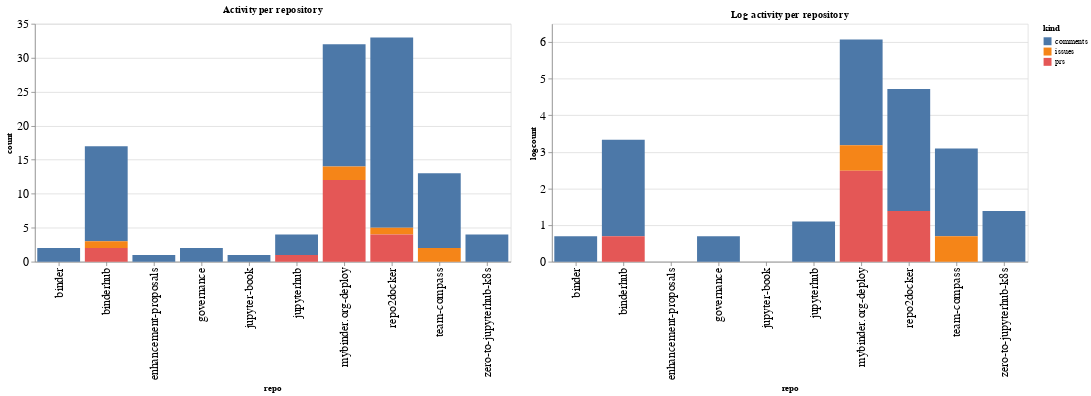

Notebook code cell kept with this figure:
### Code cell
ch1 = alt.Chart(repo_summaries, width=600, title="Activity per repository").mark_bar().encode(
    x='repo',
    y='count',
    color='kind',
    tooltip="kind"
)

ch2 = alt.Chart(repo_summaries, width=600, title="Log activity per repository").mark_bar().encode(
    x='repo',
    y='logcount',
    color='kind',
    tooltip="kind"
)

ch1 | ch2

### Figure 1 — Vega-Lite specification as saved in the notebook (floating-point values rounded to 4 significant figures)
{"config": {"axisLeft": {"labelFontSize": 15}, "axisBottom": {"labelFontSize": 15}}, "hconcat": [{"mark": "bar", "encoding": {"color": {"type": "nominal", "field": "kind"}, "tooltip": {"type": "nominal", "field": "kind"}, "x": {"type": "nominal", "field": "repo"}, "y": {"type": "quantitative", "field": "count"}}, "title": "Activity per repository", "width": 600}, {"mark": "bar", "encoding": {"color": {"type": "nominal", "field": "kind"}, "tooltip": {"type": "nominal", "field": "kind"}, "x": {"type": "nominal", "field": "repo"}, "y": {"type": "quantitative", "field": "logcount"}}, "title": "Log activity per repository", "width": 600}], "data": {"name": "data-455d64eda24d7cac2224c6718af1444c"}, "$schema": "https://vega.github.io/schema/vega-lite/v4.8.1.json", "datasets": {"data-455d64eda24d7cac2224c6718af1444c": [{"repo": "binder", "kind": "comments", "count": 2, "logcount": 0.6931}, {"repo": "binderhub", "kind": "comments", "count": 14, "logcount": 2.639}, {"repo": "binderhub", "kind": "issues", "count": 1, "logcount": 0.0}, {"repo": "binderhub", "kind": "prs", "count": 2, "logcount": 0.6931}, {"repo": "enhancement-proposals", "kind": "comments", "count": 1, "logcount": 0.0}, {"repo": "governance", "kind": "comments", "count": 2, "logcount": 0.6931}, {"repo": "jupyter-book", "kind": "comments", "count": 1, "logcount": 0.0}, {"repo": "jupyterhub", "kind": "comments", "count": 3, "logcount": 1.099}, {"repo": "jupyterhub", "kind": "prs", "count": 1, "logcount": 0.0}, {"repo": "mybinder.org-deploy", "kind": "comments", "count": 18, "logcount": 2.89}, {"repo": "mybinder.org-deploy", "kind": "issues", "count": 2, "logcount": 0.6931}, {"repo": "mybinder.org-deploy", "kind": "prs", "count": 12, "logcount": 2.485}, {"repo": "repo2docker", "kind": "comments", "count": 28, "logcount": 3.332}, {"repo": "repo2docker", "kind": "issues", "count": 1, "logcount": 0.0}, {"repo": "repo2docker", "kind": "prs", "count": 4, "logcount": 1.386}, {"repo": "team-compass", "kind": "comments", "count": 11, "logcount": 2.398}, {"repo": "team-compass", "kind": "issues", "count": 2, "logcount": 0.6931}, {"repo": "zero-to-jupyterhub-k8s", "kind": "comments", "count": 4, "logcount": 1.386}]}}
